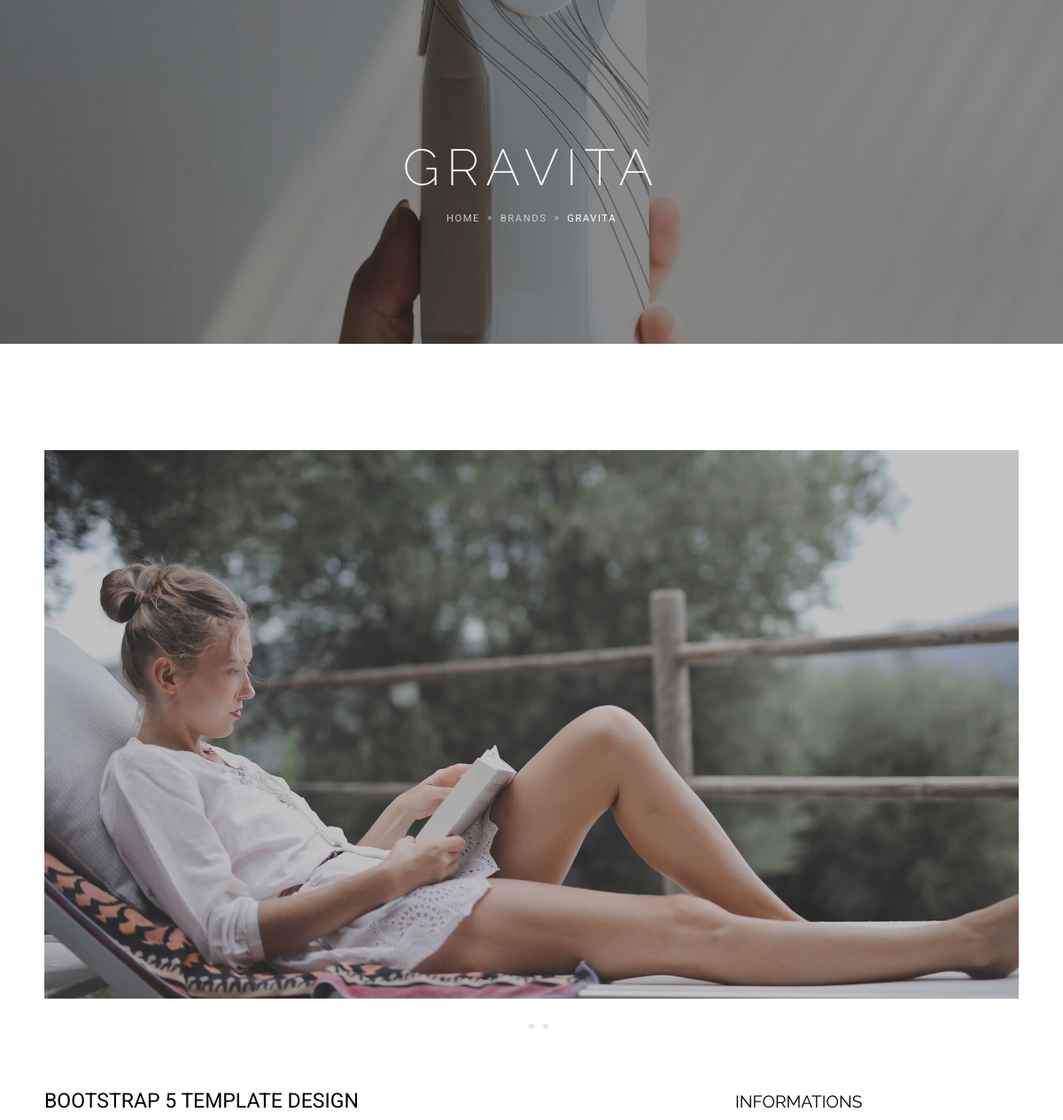
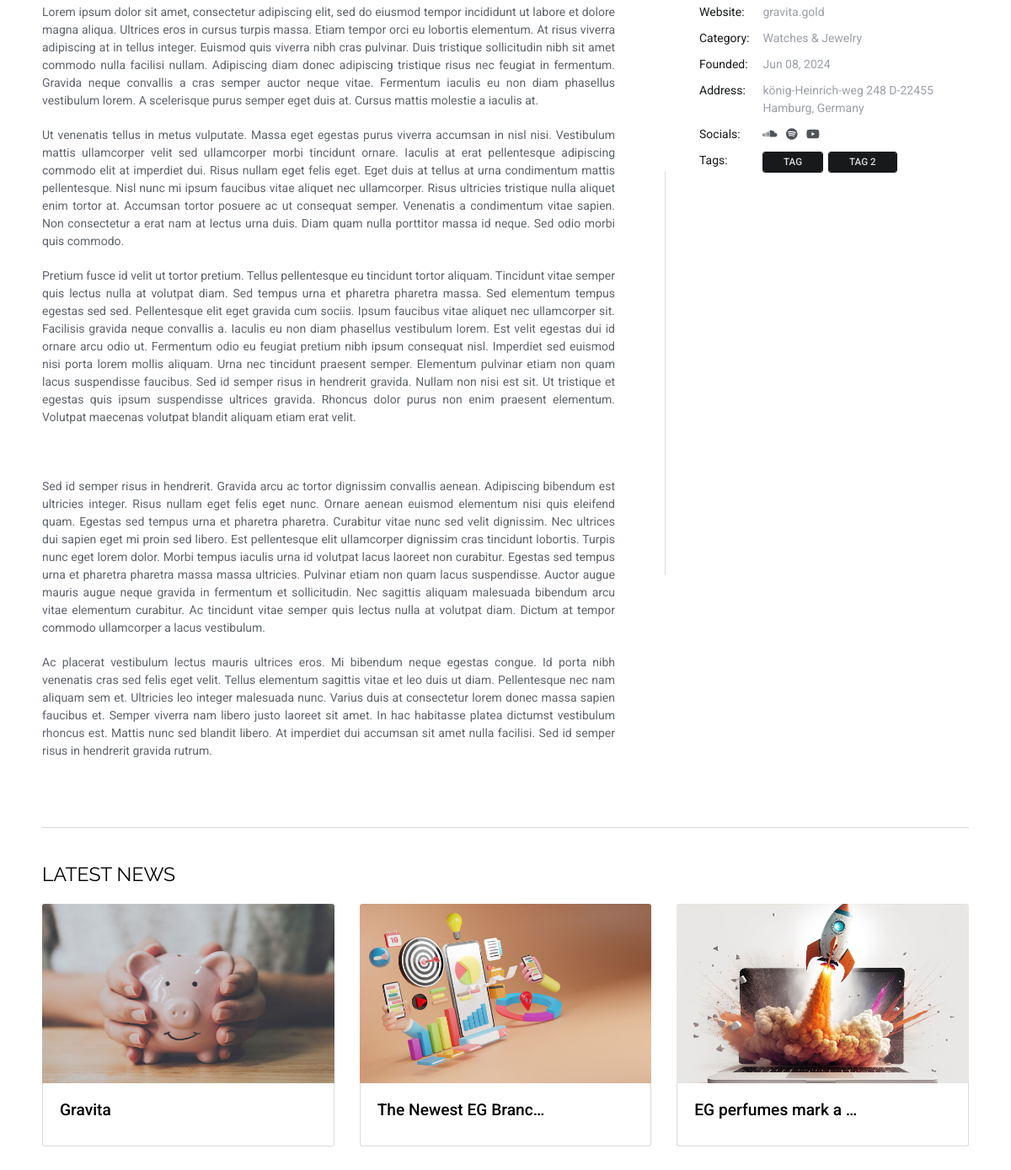
/brands/gravita, run on the app's committed database (2 pictures, top to bottom).
### brands/models.py (models this page shows, shortened)
class Brands(models.Model):
    STATUS_CHOICES = (
        ('d', 'Draft'),
        ('p', 'Publish')
    )
    title = models.CharField(max_length=300)
    slug = models.SlugField(max_length=200, unique=True)
    tags = models.ManyToManyField(Tags, related_name='brands', blank=True)
    description = HTMLField()
    founded = models.DateTimeField(default=timezone.now)
    line = models.ManyToManyField(Line, related_name='brands')
    website = models.CharField(max_length=300,blank=True,null=True)
    address = models.CharField(max_length=500,blank=True,null=True)
    thumbnail = models.ImageField(upload_to='brands/thumbnail', null=True)
    image = models.ImageField(upload_to='brands')
    created = models.DateTimeField(auto_now_add=True)
    updated = models.DateTimeField(auto_now=True)
    status = models.CharField(max_length=1, choices=STATUS_CHOICES)
    keywords = models.CharField(max_length=300, null=True)
    seo_description = models.TextField(null=True)

class Slider(models.Model):
    title = models.CharField(max_length=200)
    description = models.TextField(null=True)
    image = models.ImageField(upload_to='slider')
    home_data = models.ForeignKey(Brands, null=True, on_delete=models.SET_NULL, related_name='sliders')

class Line(models.Model):
    title = models.CharField(max_length=300)
    slug = models.SlugField(max_length=200, unique=True)
    status = models.BooleanField(default=True)

class SocialLinks(models.Model):
    label = models.CharField(max_length=120, null=True)
    icon = models.CharField(null=True, max_length=200)
    link = models.CharField(max_length=200,blank=True,null=True)
    main_data = models.ForeignKey(Brands, null=True, on_delete=models.SET_NULL, related_name='socials')

class Tags(models.Model):
    title = models.CharField(max_length=300)
    slug = models.SlugField(max_length=200, unique=True)
    status = models.BooleanField(default=True)

### news/models.py (models this page shows, shortened)
class News(models.Model):
    STATUS_CHOICES = (
        ('d', 'Draft'),
        ('p', 'Publish')
    )
    author = models.ForeignKey(User, null=True, on_delete=models.SET_NULL, related_name='news')
    title = models.CharField(max_length=300)
    slug = models.SlugField(max_length=200, unique=True)
    category = models.ManyToManyField(Category, related_name='news')
    tags = models.ManyToManyField(Tags, related_name='news', blank=True)
    description = HTMLField()
    image = models.ImageField(upload_to='news')
    thumbnail = models.ImageField(upload_to='news/thumb', null=True)
    publish = models.DateTimeField(default=timezone.now)
    created = models.DateTimeField(auto_now_add=True)
    updated = models.DateTimeField(auto_now=True)
    status = models.CharField(max_length=1, choices=STATUS_CHOICES)
    keywords = models.CharField(max_length=300, null=True)
    seo_description = models.TextField(null=True)
    objects = NewsManager()

### brands/views.py (the view)
# urls.py: path('brands/<slug:slug>', views.BrandsDetailView.as_view(), name='detail_view'),
class BrandsDetailView(DetailView):
    model = models.Brands
    context_object_name = 'brand'
    queryset = models.Brands.objects.filter(status='p')
    template_name = 'brands_detail.html'
    def get_context_data(self, **kwargs):
        context = super().get_context_data(**kwargs)
        context['lines'] = models.Line.objects.filter(status=True)
        context['tags'] = models.Tags.objects.filter(status=True)
        context['latest'] = News.objects.filter(status="p").order_by('-publish')[:4]
        return context

### brands/templates/brands_detail.html (shortened to what this page needs)
{% extends 'base/main_base.html' %}
{% load thumbnail %}
{% load static %}
{% block content %}
<section class="text-center overflow-hidden py-0" data-zanim-timeline="{}" data-zanim-trigger="scroll">
    <div class="bg-holder overlay  parallax" style="background-image:url({{ brand.image.url }});">
    </div>
    <div class="container-fluid">
        <div class="header-overlay"></div>
        <div class="position-relative pt-10 pb-8">
        <div class="header-text">
            <div class="overflow-hidden">
            <h1 class="display-3 fs-7 text-white fw-lighter ls-2" data-zanim-xs='{"duration":2,"delay":0}'>{{ brand.title }}</h1>
            </div>
            <div class="overflow-hidden">
            <div class="d-flex justify-content-center" data-zanim-xs='{"duration":2,"delay":0.1}'>
                <nav aria-label="breadcrumb">
                <ol class="breadcrumb text-uppercase ls-2">
                    <li class="breadcrumb-item"><a class="text-400 hover-color-white" href="{% url "page:home" %}">Home</a></li>
                    <li class="breadcrumb-item"><a class="text-400 hover-color-white" href="{% url "brands:list_view" %}">Brands</a></li>
                    <li class="breadcrumb-item active" aria-current="page">{{ brand.title }}</li>
                </ol>
                </nav>
            </div>
            </div>
        </div>
        </div>
    </div>
</section>
<section>
    <div class="container">
        <div class="row">
        <div class="col-12 mb-4">
            <div class="swiper theme-slider" data-swiper='{"autoplay":true,"spaceBetween":5,"loop":true,"loopedSlides":5,"slideToClickedSlide":true}'>
            <div class="swiper-wrapper">
                {% for item in brand.sliders.all  %}<div class="swiper-slide"><img class="img-fluid" src="{{ item.image.url }}" alt="{{ item.title }}" /></div>{% endfor %}
            </div>
            <div class="swiper-pagination"></div>
            </div>
        </div>
        <div class="col-lg-8 pe-lg-5 mb-4 mb-lg-0 position-relative">
            <h4 class="fw-normal font-base">Bootstrap 5 Template Design</h4>
            {{ brand.description|safe }}
        </div>
        <div class="col-lg-4 ps-lg-4">
            <h5 class="fw-normal mb-1">Informations</h5>
            <table class="table table-borderless mb-0">
            <tr>
                <td class="py-1 ps-0 text-dark">Website: </td>
                <td class="py-1"><a class="text-600" href="https://{{ brand.website }}">{{ brand.website }}</a></td>
            </tr>
            <tr>
                <td class="py-1 ps-0 text-dark">Category:</td>
                <td class="py-1 text-600">{% for item in brand.line.all  %}{% if forloop.first %}{% else %}, {% endif %}{{ item.title }} {% endfor %}</td>
            </tr>
            <tr>
                <td class="py-1 ps-0 text-dark">Founded:</td>
                <td class="py-1 text-600">{{ brand.founded|date:"M d, Y" }}</td>
            </tr>
            <tr>
                <td class="py-1 ps-0 text-dark">Address:</td>
                <td class="py-1 text-600">{{ brand.address }}</td>
            </tr>
            <tr>
                <td class="py-1 ps-0 text-dark">Socials:</td>
                <td class="py-1 text-600">
                    <li class="list-inline-item me-0">
                        {% for item in brand.socials.all  %}<a class="text-900 hover-color-white pe-2" href="{{ item.link }}"><span class="{{ item.icon }}"></span></a>{% endfor %}
                    </li>
                </td>
            </tr>
            <tr>
                <td class="py-1 ps-0 text-dark">Tags:</td>
                <td class="py-1 text-600">
                    {% for item in brand.tags.all  %}<a class="btn btn-dark btn-sm hvr-sweep-top me-1 mb-1" href="#!">{{ item.title }}</a>{% endfor %}
                </td>
            </tr>
            </table>
        </div>
        </div>
        <div class="row">
            <div class="col-12">
                <hr class="mt-5 mb-4" />
                <h4 class="fw-normal mb-3">Latest News</h4>
            </div>
            <div class="swiper theme-slider" data-swiper='{"spaceBetween":30,"loop":true,"slidesPerView":1,"breakpoints":{"670":{"slidesPerView":2},"1200":{"slidesPerView":3}}}'>
                <div class="swiper-wrapper">
                    {% for item in latest %}
                        <div class="swiper-slide">
                            <div class="h-100 mb-4">
                                <a href="{% url "news:detail_view" item.slug %}">
                                    {% thumbnail item.thumbnail "347x195" crop="center" as im %}
                                    <img class="img-fluid w-100 rounded-top" src="{{ im.url }}" width="{{ im.width }}" height="{{ im.height }}" alt="{{ item.slug }}">
                                    {% endthumbnail %}
                                </a>
                                <div class="p-3 border rounded-bottom border-top-0">
                                    <h5 class="font-base text-transform-none fw-medium lh-1"><a class="text-black" href="{% url "news:detail_view" item.slug %}">{{ item.title|truncatechars:20 }}</a></h5>
                                </div>
                            </div>
                        </div>
                    {% endfor %}
                </div>
            </div>
        </div>
    </div>
</section>
{% endblock content %}

### data on the page
Brands: image (picture), title "GRAVITA", description "Lorem ipsum dolor sit amet, consectetur adipiscing elit, sed do eiusmod tempor incididunt ut labore et dolore magna aliqua. Ultrices eros in cursus turpis massa. Etiam tempor orci eu lobortis elementum. At risus viverra adipiscing at in tellus integer. Euismod quis viverra nibh cras pulvinar. Duis tristique sollicitudin nibh sit amet commodo nulla facilisi nullam. Adipiscing diam donec adipiscing tristique risus nec feugiat in fermentum. Gravida neque convallis a cras semper auctor neque vitae. Fermentum iaculis eu non diam phasellus vestibulum lorem. A scelerisque purus semper eget duis at. Cursus mattis molestie a iaculis at. Ut venenatis tellus in metus vulputate. Massa eget egestas…", website "gravita.gold", founded "Jun 08, 2024", address "könig-Heinrich-weg 248 D-22455 Hamburg, Germany"
Slider: image (picture)
Line: title "Watches & Jewelry"
Tags: title "TAG"
Tags: title "TAG 2"
News: shows a picture, title "Gravita"
News: shows a picture, title "The Newest EG Branc…"
News: shows a picture, title "EG perfumes mark a …"
